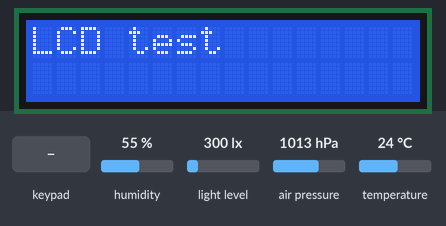
Bench run of a sketch on a simulated ESP32. On the bench: 16×2 character LCD. The inputs (shaded band) are chosen by the test bench; at power-on: humidity 55 %, light level 300 lx, air pressure 1013 hPa, temperature 24 °C. WiFi joins after 1.5 s; servers stay silent unless stated; uploads are accepted with an empty reply; what the sketch prints to the serial monitor is not drawn.

Above: at 4.2 s.
4.3 s: key 'S' pressed
At 5.1 s:
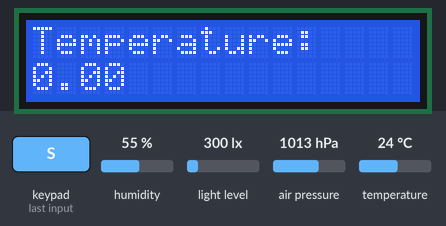
7.3 s: key 'U' pressed
At 10.1 s:
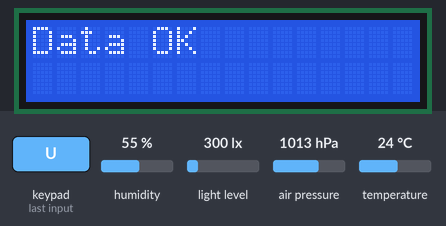
10.3 s: key 'D' pressed
At 10.9 s:
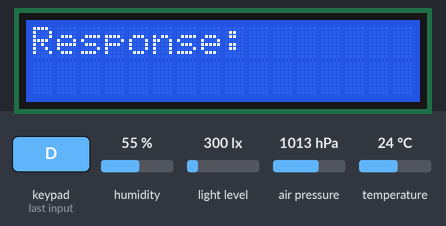
12.0 s: key 'L' pressed
At 12.5 s:
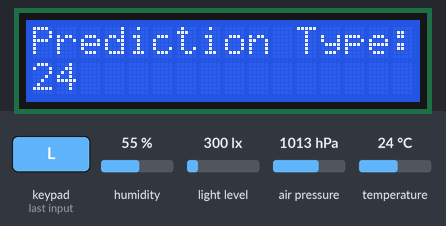
Timing chart, 0 to 14.5 s (numbered marks = the images above; inputs shaded):
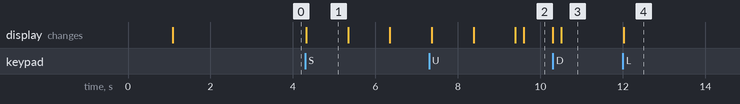

The sketch:

main.ino
```cpp
#include <Wire.h>
#include <Math.h>

#include <Adafruit_Sensor.h>
#include <Adafruit_BME280.h>
#include <Adafruit_TSL2561_U.h>
#include <Adafruit_RGBLCDShield.h>

#include <WiFi.h>
#include <HTTPClient.h>
#include <ArduinoJson.h>

#define SEA_LEVEL_RESSURE (1013.25)
#define B_DEWPOINT (17.62)
#define C_DEWPOINT (243.12)

const char *ssid = "TP-Link_0C10_5G";
const char *password = "48845946";
const char *server = "http://192.168.1.213:5000/predict";

Adafruit_BME280 bme;
Adafruit_TSL2561_Unified tsl = Adafruit_TSL2561_Unified(TSL2561_ADDR_FLOAT, 12345);
Adafruit_RGBLCDShield lcd = Adafruit_RGBLCDShield();

unsigned long delayTime = 1000;

struct SensorData
{
    float temperature;
    float pressure;
    float humidity;
    float luminosity;
    float dewpoint;
};

unsigned int predictionTypeIndex = 0;
const unsigned int PREDICTION_TYPES = 4;
const unsigned int predictionTypes[] = {1, 6, 12, 24};

SensorData sensorData = {0, 0, 0, 0, 0};

void configureTSL()
{
    tsl.enableAutoRange(true);
    tsl.setIntegrationTime(TSL2561_INTEGRATIONTIME_101MS);
}

bool validateData()
{
    if (sensorData.temperature < -20 || sensorData.temperature > 50)
    {
        return false;
    }
    if (sensorData.pressure < 800 || sensorData.pressure > 1100)
    {
        return false;
    }
    if (sensorData.humidity < 0 || sensorData.humidity > 100)
    {
        return false;
    }
    if (sensorData.luminosity < 0)
    {
        return false;
    }
    if (sensorData.dewpoint < 0 || sensorData.dewpoint > 50)
    {
        return false;
    }

    return true;
}

void getSensorData()
{
    sensorData.temperature = bme.readTemperature();
    sensorData.pressure = bme.readPressure() / 100.0F;
    sensorData.humidity = bme.readHumidity();

    float gamma = (B_DEWPOINT * sensorData.temperature / (C_DEWPOINT + sensorData.temperature)) + log(sensorData.humidity / 100.0);
    sensorData.dewpoint = (C_DEWPOINT * gamma) / (B_DEWPOINT - gamma);

    sensors_event_t event;
    tsl.getEvent(&event);
    if (event.light)
    {
        sensorData.luminosity = event.light;
    }
    else
    {
        sensorData.luminosity = -1;
    }

    if (validateData())
    {
        lcd.clear();
        lcd.print("Data OK");
    }
    else
    {
        lcd.clear();
        lcd.print("Data Error");
    }
}

const char *getPredictionType()
{
    switch (predictionTypeIndex)
    {
    case 0:
        return "ONE_HOUR";
    case 1:
        return "SIX_HOURS";
    case 2:
        return "TWELVE_HOURS";
    case 3:
        return "TWENTY_FOUR_HOURS";
    default:
        return "ONE_HOUR";
    }
}

void sendPredictionRequest()
{
    if (WiFi.status() == WL_CONNECTED)
    {
        HTTPClient http;
        http.begin(server);
        http.addHeader("Content-Type", "application/json");

        StaticJsonDocument<200> jsonDoc;
        jsonDoc["temperature"] = sensorData.temperature;
        jsonDoc["humidity"] = sensorData.humidity;
        jsonDoc["pressure"] = sensorData.pressure;
        jsonDoc["luminosity"] = sensorData.luminosity;
        jsonDoc["dewpoint"] = sensorData.dewpoint;
        jsonDoc["prediction_type"] = getPredictionType();

        String requestBody;
        serializeJson(jsonDoc, requestBody);

        int httpResponseCode = http.POST(requestBody);

        if (httpResponseCode > 0)
        {
            String response = http.getString();
            lcd.print("Response: ");
            lcd.setCursor(0, 1);
            lcd.print(response);
        }
        else
        {
            lcd.print("Error: ");
            lcd.setCursor(0, 1);
            lcd.print(httpResponseCode);
        }

        http.end();
    }
    else
    {
        Serial.println("WiFi Disconnected");
    }
}

void setup()
{
    Serial.begin(9600);
    delay(delayTime);

    lcd.begin(16, 2);
    lcd.print("LCD test");

    bool status;
    status = bme.begin(0x76);
    if (!status)
    {
        Serial.println("Could not find BME280 sensor!");
        while (1)
            ;
    }
    Serial.println("BME280 sensor found!");
    if (!tsl.begin())
    {
        Serial.println("Could not find TSL2561 sensor!");
        while (1)
            ;
    }
    Serial.println("TSL2561 sensor found!");
    configureTSL();

    WiFi.mode(WIFI_STA);
    WiFi.begin(ssid, password);
    Serial.print("Connecting to WiFi: ");
    Serial.println(ssid);
    unsigned long startAttemptTime = millis();
    while (WiFi.status() != WL_CONNECTED && millis() - startAttemptTime < 10000) // 10 seconds timeout
    {
        delay(delayTime);
        Serial.print(".");
    }
    Serial.println();

    if (WiFi.status() == WL_CONNECTED)
    {
        Serial.println("Connected to the WiFi network");
    }
    else
    {
        Serial.println("Failed to connect to WiFi");
        Serial.print("SSID: ");
        Serial.println(ssid);
        Serial.print("Password: ");
        Serial.println(password);
    }
}

void loop()
{

    uint8_t buttons = lcd.readButtons();
    if (buttons)
    {
        lcd.clear();
        if (buttons & BUTTON_UP)
        {
            getSensorData();
        }
        if (buttons & BUTTON_DOWN)
        {
            sendPredictionRequest();
        }
        if (buttons & BUTTON_SELECT)
        {
            lcd.print("Temperature: ");
            lcd.setCursor(0, 1);
            lcd.print(sensorData.temperature);
            delay(delayTime);
            lcd.clear();
            lcd.print("Pressure: ");
            lcd.setCursor(0, 1);
            lcd.print(sensorData.pressure);
            delay(delayTime);
            lcd.clear();
            lcd.print("Humidity: ");
            lcd.setCursor(0, 1);
            lcd.print(sensorData.humidity);
            delay(delayTime);
            lcd.clear();
            lcd.print("Dewpoint: ");
            lcd.setCursor(0, 1);
            lcd.print(sensorData.dewpoint);
            delay(delayTime);
            lcd.clear();
            lcd.print("Luminosity: ");
            lcd.setCursor(0, 1);
            lcd.print(sensorData.luminosity);
            delay(delayTime);
            lcd.clear();
        }
        if (buttons & BUTTON_LEFT)
        {
            predictionTypeIndex = (predictionTypeIndex - 1) % PREDICTION_TYPES;
            lcd.print("Prediction Type: ");
            lcd.setCursor(0, 1);
            lcd.print(predictionTypes[predictionTypeIndex]);
            delay(delayTime);
        }
        if (buttons & BUTTON_RIGHT)
        {
            predictionTypeIndex = (predictionTypeIndex + 1) % PREDICTION_TYPES;
            lcd.print("Prediction Type: ");
            lcd.setCursor(0, 1);
            lcd.print(predictionTypes[predictionTypeIndex]);
            delay(delayTime);
        }
    }
}
```

Measured:
- after the input at 4.3 s, the display: changes at once (image 1)
- after the input at 7.3 s, the display: first differs from a run without the input after 2.3 s (image 2)
- after the input at 10.3 s, the display: first changes at once (image 3 shows a later state)
- after the input at 12.0 s, the display: changes at once (image 4)
- what the display in image 1 shows lasts 1.0 s, from 4.3 s to 5.3 s
